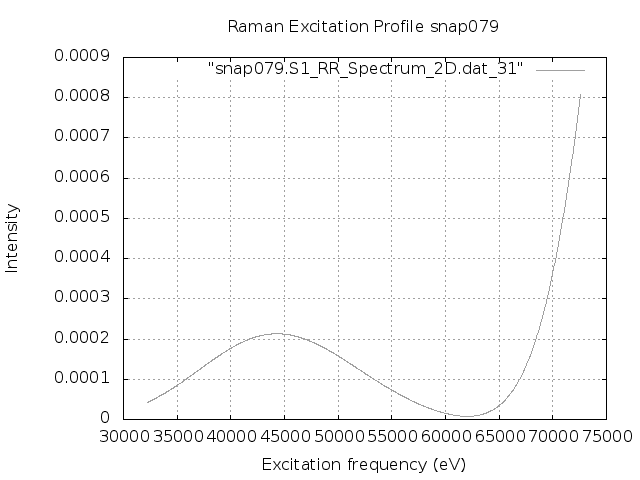

The gnuplot source for this figure:
set terminal png
set output "snap079.S1.REP_frozen.png"
set xlabel 'Excitation frequency (eV)'
set ylabel 'Intensity'
set title "Raman Excitation Profile snap079"
set grid
set autoscale
plot "snap079.S1_RR_Spectrum_2D.dat_31" with lines lc "blue"
exit
